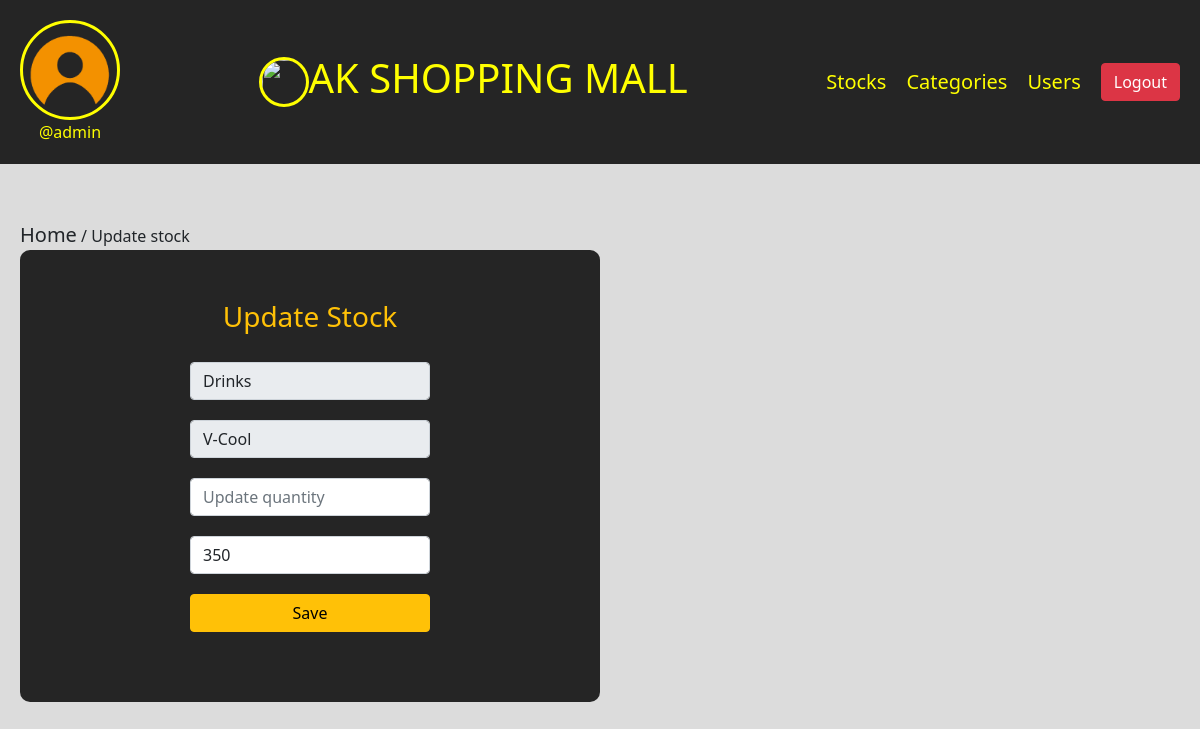
Screenshot of /update-stock/1 (signed in) with the database file from the repository.
### ims/models.py (models this page shows, shortened)
class Profile(models.Model):
    user = models.ForeignKey(User, on_delete=models.CASCADE)
    id_user = models.IntegerField()
    profileimg = models.ImageField(upload_to='profileImg', default='user.png')
    full_name = models.CharField(max_length=100, blank=True)
    user_address = models.TextField(max_length=100, blank=True)
    user_phone = models.CharField(max_length=100, blank=True)

class Stock(models.Model):
    category = models.CharField(max_length=100, blank=True)
    product_name = models.CharField(max_length=100, blank=True)
    product_qtn = models.IntegerField(blank=True)
    price = models.IntegerField(blank=True)
    sale_price = models.IntegerField(blank=True)
    expiry_date = models.CharField(max_length=100, blank=True)
    manufacturer_date = models.CharField(max_length=100, blank=True)
    date = models.CharField(max_length=100, blank=True)

### ims/views.py (the view, shortened to what this page needs)
# urls.py: path('update-stock/<int:id>', views.update_stock, name='update-stock'),
@login_required(login_url='login')
def update_stock(request, id):
    user = Profile.objects.get(user=request.user)
    stock = Stock.objects.get(id=id)
    return render(request, 'update-stock.html', {'stock':stock, 'user':user})

### templates/update-stock.html (shortened to what this page needs)
{% load static %}
<!DOCTYPE html>
<html lang="en">
<head>
    <link rel="stylesheet" href="../static/bootstrap/css/bootstrap.min.css">
    <link rel="stylesheet" href="../static/lineawesome/css/line-awesome.min.css">
</head>
<body>
    <div class="nav">
        <div class="header-section">
            <div class="img">
                <img src="{{user.profileimg.url}}" alt="" height="100" width="100" type="button" data-bs-toggle="offcanvas" data-bs-target="#offcanvasScrolling" aria-controls="offcanvasScrolling">
                <br>
                <span>@{{user.user.username}}</span>
            </div>
            <div class="title">
                <img src="{% static 'img/ak-logo.jpg' %}" height="50" width="50">
                <h2>AK SHOPPING MALL</h2>
            </div>
            <div class="tabs">
                <a href="/view-stock">Stocks</a>
                <a href="/view-category">Categories</a>
                <a href="/view-user">Users</a>
                <a href="/logout" class="btn btn-danger">Logout</a>
            </div>
        </div>
    </div>
    <div class="body-section">
        <span><a href="/" class="text-dark">Home</a> / Update stock</span>
        <div class="from">
            <form action="" method="post">
                <div class="row">
                    <h3 class="text-warning text-center">Update Stock</h3>
                </div>
                <div class="row">
                    <input class="form-control" name="category" placeholder="Category" value="{{stock.category}}" readonly>
                </div>
                <div class="row">
                    <input type="text" name="product-name" id="" class="form-control" placeholder="product Name" value="{{stock.product_name}}" readonly>
                </div>
                <div class="row">
                    <input type="number" name="product-qtn" id="" class="form-control" placeholder="Update quantity">
                </div>
                <div class="row">
                    <input type="number" name="price" id="" class="form-control" placeholder="product Price" value="{{stock.price}}">
                </div>
                <div class="row">
                    <button class="btn btn-warning">Save</button>
                </div>
            </form>
        </div>
    </div>
</body>
</html>

### templates/update-stock.html (style rules this page uses)
.header-section { position: fixed; display: flex; justify-content: space-between; background-color: #252525; gap: 30px; padding: 20px; width: 100%; z-index: 1000; }
a { text-decoration: none; color: yellow; font-size: 20px; }
.tabs { display: flex; flex-direction: row; align-items: center; justify-content: center; gap: 20px; }
.title { display: flex; flex-direction: row; align-items: center; justify-content: center; }
.title h2 { font-size: 40px; color: yellow; }
.img span { color: yellow; }
img { border-radius: 50%; border: 3px solid yellow; }
.img { text-align: center; }
body { background-color: gainsboro; }
form { width: 50%; display: flex; flex-direction: column; align-items: center; padding: 50px; background-color: #252525; border-radius: 10px; }
form .row { width: 50%; margin-bottom: 20px; }
.body-section { padding: 20px; }
.body-section { margin-top: 200px; }

### rows the page displays
Profile: profileimg (placeholder picture), user.username "admin"
Stock: category "Drinks", product-name "V-Cool", price "350"
